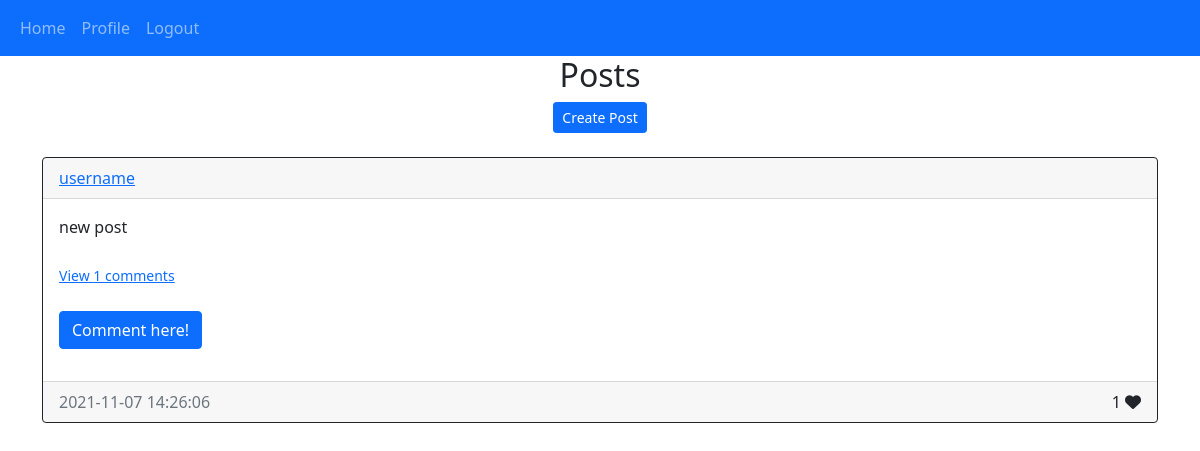
The page /home (signed in) on the database as committed earlier.
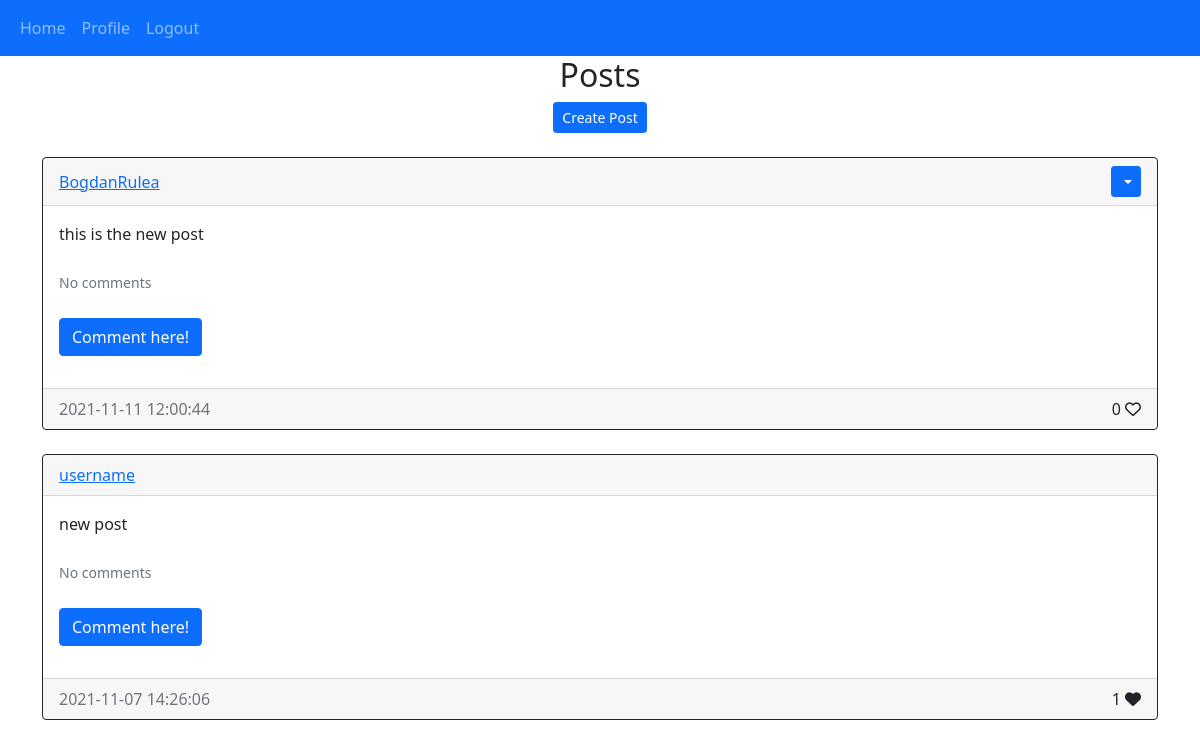
The same page on the database as committed later.
### webpage/models.py (models this page shows)
class Post(db.Model):
    id = db.Column(db.Integer, primary_key = True)
    text = db.Column(db.Text, nullable = False)
    creation_date = db.Column(db.DateTime(timezone = True), default = func.now())
    author = db.Column(db.Integer, db.ForeignKey('user.id', ondelete ="CASCADE"), nullable = False)
    comments = db.relationship('Comment', backref = 'post', passive_deletes = True)
    likes = db.relationship('Like', backref = 'post', passive_deletes = True)

class User(db.Model, UserMixin):
    id = db.Column(db.Integer, primary_key = True)
    fname = db.Column(db.String(100))
    lname = db.Column(db.String(100))
    email = db.Column(db.String(100), unique = True)
    username = db.Column(db.String(100), unique = True)
    password = db.Column(db.String(150))
    creation_date = db.Column(db.DateTime(timezone = True), default = func.now())
    description = db.Column(db.String(500))
    posts = db.relationship('Post', backref = 'user', passive_deletes = True)
    comments = db.relationship('Comment', backref = 'user', passive_deletes = True)
    likes = db.relationship('Like', backref = 'user', passive_deletes = True)

### webpage/views.py (the view)
@views.route("/")
@views.route("/home")
@login_required
def home():
    posts = Post.query.all()
    return render_template("homepage.html", user = current_user, posts = posts)

### webpage/__init__.py (called while the page is built)
def create_app():
    app = Flask(__name__)
    app.config['SECRET_KEY'] = "thisismysecretkey"
    app.config['SQLALCHEMY_DATABASE_URI'] = f'sqlite:///{DB_NAME}'
    db.init_app(app)
    from .views import views
    from .auth import auth
    app.register_blueprint(views, url_prefix = "/")
    app.register_blueprint(auth, url_prefix = "/")
    from .models import User, Post, Comment, Like
    create_database(app)
    print("Database created!")
    login_manager = LoginManager()
    login_manager.login_view = "auth.login"
    login_manager.init_app(app)
    @login_manager.user_loader
    def load_user(id):
        return User.query.get(int(id))
    return app

### webpage/templates/homepage.html (shortened to what this page needs)
{% extends "posts_div.html"%}

### webpage/templates/posts_div.html (shortened to what this page needs)
{% extends "main.html"%}
{% block content %}
<h2 align='center'>{% block header %}Posts{% endblock %}</h2>
<div align='center'>
    <a href="/create-post">
        <button type="button" class="btn btn-primary btn-sm">Create Post</button>
    </a>
</div>
<br/>
<div id='posts'>
    {% for post in posts[::-1] %}
    <div class='card border-dark'>
        <div class='card-header d-flex justify-content-between align-items-center'>
            <a href='/profile/{{post.user.username}}'>{{post.user.username}}</a>
            <div>
                {% if user.id == post.author %}
                <div class="btn-group">
                    <button type="button" class="btn btn-sm btn-primary dropdown-toggle" data-bs-toggle='dropdown'>
                    </button>
                </div>
                {% endif %}
            </div>
        </div>
        <div class='card-body'>
            <div class="card-text">{{post.text}}</div>
            <br />
            <div>
                <p class="card-text">
                    {% if post.comments|length > 0 %}
                    <a data-bs-toggle="collapse" href="#comment-{{post.id}}" role="button">
                        <small>View {{post.comments|length}} comments</small>
                    </a>
                    {% else %}
                    <small class="text-muted">No comments</small>
                    {% endif %}
                </p>
            </div>
            <br />
            <p>
                <a class="btn btn-primary" data-bs-toggle="collapse" href="#collapse{{post.id}}" role="button"
                    aria-expanded="false" aria-controls="collapseid">
                    Comment here!
                </a>
            </p>
        </div>
        <div class="card-footer d-flex justify-content-between">
            <div class="text-muted">{{post.creation_date}}</div>
            <div>
                <span id="likes-count-{{post.id}}">{{post.likes|length}}</span>
                {% if user.id in post.likes|map(attribute = "author")|list %}
                <i class="fas fa-heart" id="like-button-{{post.id}}" onclick="like('{{post.id}}')"></i>
                {% else %}
                <i class="far fa-heart" id="like-button-{{post.id}}" onclick="like('{{post.id}}')"></i>
                {% endif %}
            </div>
        </div>
    </div>
    <br />
    {% endfor %}
</div>
{% endblock%}

Rows that differ between the two databases and show on the page:
added Post: user.username "BogdanRulea", text "this is the new post", shows "No comments", creation_date "2021-11-11 12:00:44", likes|length "0"
shown differently, row unchanged: Post "new post": comments|length "1" → (not shown); text "View comments" → "No comments"
